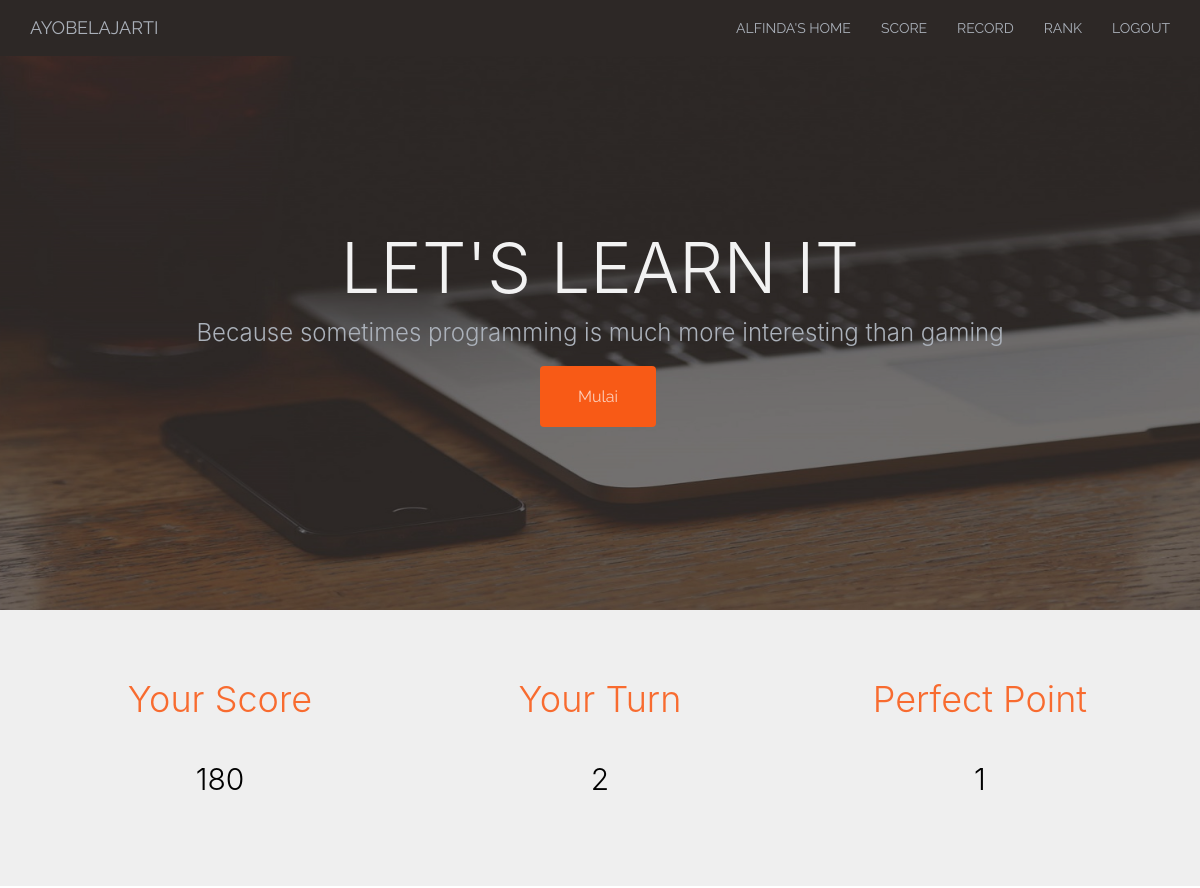
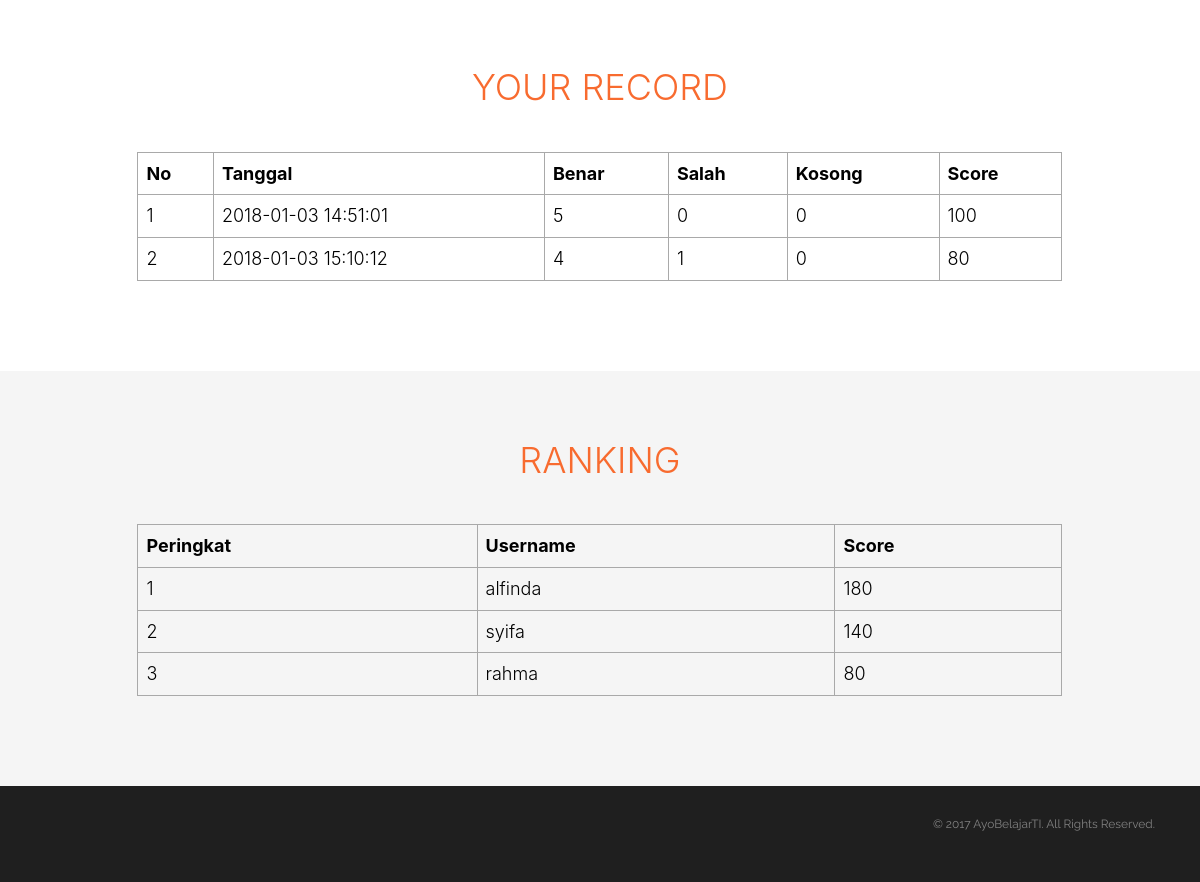
The page /page/member/member.php (signed in) on the database its author committed (2 pictures, top to bottom).
### tables this page shows
CREATE TABLE `user` (
  `idUser` int(11) NOT NULL,
  `username` varchar(30) NOT NULL,
  `password` char(40) DEFAULT NULL,
  `nama` varchar(50) DEFAULT NULL,
  `level` enum('0','1') DEFAULT '0',
  `score` int(11) NOT NULL,
  `win` int(11) NOT NULL
);

CREATE TABLE `record` (
  `idRecord` int(11) NOT NULL,
  `username` varchar(30) NOT NULL,
  `tanggal` varchar(30) NOT NULL,
  `benar` int(11) NOT NULL,
  `salah` int(11) NOT NULL,
  `kosong` int(11) NOT NULL,
  `score` int(11) NOT NULL
);

### page/member/member.php (the view, shortened to what this page needs)
<?php
include '../connection.php';
	if(isset($_SESSION['username'])){
		if($_SESSION['level']==0){
?>
<!DOCTYPE HTML>
<html>
	<head>
	<link rel="stylesheet" href="../../css/animate.css">
	<link rel="stylesheet" href="../../css/icomoon.css">
	<link rel="stylesheet" href="../../css/bootstrap.css">
	<link href="../../vendor/datatables/dataTables.bootstrap4.css" rel="stylesheet">
	<link href="../../css/responsive.bootstrap.min.css" rel="stylesheet" type="text/css" >
	<link href="../../vendor/font-awesome/css/font-awesome.min.css" rel="stylesheet" type="text/css">
	<link rel="stylesheet" href="../../css/style.css">
	</head>
	<body>
<div id="myNavbar" class="navbar navbar-custom navbar-fixed-top" role="navigation">
	<div class="container">
		<div class="navbar-header">
			<a href="#" class="navbar-brand">AYOBELAJARTI</a>
		</div>
		<div class="collapse navbar-collapse">
			<ul class="nav navbar-nav navbar-right">
				<li class="active" style="text-transform: uppercase;"><a href="#gtco-header"><?php echo $_SESSION['username']; ?>'s HOME</a></li>
				<li><a href="#score">SCORE</a></li>
				<li><a href="#record">RECORD</a></li>
				<li><a href="#rank">RANK</a></li>
				<li><a href="#exampleModal" data-toggle="modal">LOGOUT</a></li>
			</ul>
		</div>
	</div>
</div>
<header id="gtco-header" class="gtco-cover gtco-cover-lg" role="banner" style="background-image:url(../../images/header.jpg);">
	<div class="overlay"></div>
	<div class="gtco-container">
		<div class="row">
			<div class="col-md-12 col-md-offset-0 text-center">
				<div class="display-t">
					<div class="display-tc animate-box" data-animate-effect="fadeIn">
						<div class="jarak">
							<h1 style="color: #F2F2F2;">Let's Learn IT</h1>
							<h3 style="color: #ABB1BA;">Because sometimes programming is much more interesting than gaming</h3>
							<p><a href="mulai.php" class="btn btn-primary btn-lg">Mulai</a></p>
						</div>
					</div>
				</div>
			</div>
		</div>
	</div>
</header>
<div id="score" style="background-color: #efefef;">
	<div class="gtco-container">
		<div class="row" style="padding: 5em 0 5em 0;">
			<div class="col-md-4" align="center">
				<h1 style="color: #F86B2F">Your Score</h1><br>
				<h2>
				<?php
	              $query = mysqli_query($mysqli, "SELECT * FROM user where username = '$_SESSION[username]'");
	              while ($show = mysqli_fetch_array($query)){
	                echo $show['score'];
	              }
	            ?>
				</h2>
			</div>
			<div class="col-md-4" align="center">
				<h1 align="center" style="color: #F86B2F">Your Turn</h1><br>
				<h2 align="center">
				<?php
	              $query = mysqli_query($mysqli, "SELECT * FROM record where username = '$_SESSION[username]'");
	              $a=mysqli_num_rows($query);
	              echo $a;
	            ?>
				</h2>
			</div>
			<div class="col-md-4" align="center">
				<h1 style="color: #F86B2F">Perfect Point</h1><br>
				<h2>
				<?php
	              $query = mysqli_query($mysqli, "SELECT * FROM user where username = '$_SESSION[username]'");
	              while ($show = mysqli_fetch_array($query)){
	                echo $show['win'];
	              }
	            ?>
				</h2>
			</div>
		</div>
	</div>
</div>
<div id="record">
	<div class="gtco-container">
		<div class="table-responsive">
		<div class="col-md-10 col-md-offset-1" align="center" style="padding: 5em 0 5em 0;">
			<h1 align="center" style="color: #F86B2F">YOUR RECORD</h1><br>
			<h4>
			<table class="table table-bordered table-hover dt-responsive display nowrap" width="100%" cellspacing="0">
	          <thead>
	            <tr>
	              <th>No</th>
	              <th>Tanggal</th>
	              <th>Benar</th>
	              <th>Salah</th>
	              <th>Kosong</th>
	              <th>Score</th>
	            </tr>
	          </thead>
	          <tbody>
	            <tr>
	            <?php
	              $a = 1;
	              $query = mysqli_query($mysqli, "SELECT * FROM record where username='$_SESSION[username]'");
	              $batas = mysqli_num_rows($query);
	              while ($show = mysqli_fetch_array($query)){
	                if($a <= $batas){
	                  echo "<td>".$a."</td>";
	                  $a++;
	                }
	                echo "<td>".$show['tanggal']."</td>";
	                echo "<td>".$show['benar']."</td>";
	                echo "<td>".$show['salah']."</td>";
	                echo "<td>".$show['kosong']."</td>";
	                echo "<td>".$show['score']."</td>";
	                echo "</tr>";
	              }
	            ?>
	          </tbody>
	        </table>
	        </div>
		</div>
	</div>
</div>
<div id="rank" style="background-color: #f5f5f5;">
	<div class="gtco-container">
		<div class="table-responsive">
		<div class="col-md-10 col-md-offset-1" align="center" style="padding: 5em 0 5em 0;">
			<h1 align="center" style="color: #F86B2F">RANKING</h1><br>
			<h4>
			<table class="table table-bordered table-hover dt-responsive display nowrap" width="100%" cellspacing="0">
	          <thead>
	            <tr>
	              <th>Peringkat</th>
	              <th>Username</th>
	              <th>Score</th>
	            </tr>
	          </thead>
	          <tbody>
	            <tr>
	            <?php
	              $a = 1;
	              $query = mysqli_query($mysqli, "SELECT * FROM user where level = '0' order by score desc");
	              $batas = mysqli_num_rows($query);
	              while ($show = mysqli_fetch_array($query)){
	                if($a <= $batas){
	                  echo "<td>".$a."</td>";
	                  $a++;
	                }
	                echo "<td>".$show['username']."</td>";
	                echo "<td>".$show['score']."</td>";
	                echo "</tr>";
	              }
	            ?>
	          </tbody>
	        </table>
	        </div>
		</div>
	</div>
</div>
<footer id="gtco-footer" role="contentinfo" style="background-color: #1F1F1F;">
	<div class="gtco-container">
		<div class="row copyright">
			<div class="col-md-12">
				<p class="pull-right">
					<small class="block">&copy; 2017 AyoBelajarTI. All Rights Reserved.</small>
				</p>
			</div>
		</div>
	</div>
</footer>
<?php } else {
	header("Location: ../admin/admin.php");
} ?>
<?php } else {
?>
<script type="text/javascript">
	alert("Silahkan Login dulu");
</script>
<?php header("Location: ../../index.php"); } ?>
	</body>
</html>

### css/style.css (style rules this page uses)
body { font-family: "Raleway", Arial, sans-serif; font-weight: 400; font-size: 16px; line-height: 1.7; color: #828282; background: #fff; }
a { color: #F85A16; -webkit-transition: 0.5s; -o-transition: 0.5s; transition: 0.5s; }
p { margin-bottom: 20px; }
h1, h2, h3, h4, h5, h6, figure { color: #000; font-family: "Raleway", Arial, sans-serif; font-weight: 400; margin: 0 0 20px 0; }
.gtco-container { max-width: 1140px; position: relative; margin: 0 auto; padding-left: 15px; padding-right: 15px; }
#gtco-header, #gtco-counter, .gtco-bg { background-size: cover; background-position: top center; background-repeat: no-repeat; position: relative; }
.gtco-cover a { color: rgba(255, 255, 255, 0.7); border-bottom: 1px solid rgba(255, 255, 255, 0.2); }
.gtco-cover .overlay { z-index: 1; position: absolute; bottom: 0; top: 0; left: 0; right: 0; background: rgba(0, 0, 0, 0.4); }
.gtco-cover > .gtco-container { position: relative; z-index: 10; }
.gtco-cover .display-t, .gtco-cover .display-tc { height: 900px; display: table; width: 100%; }
#gtco-header .display-tc, #gtco-counter .display-tc, .gtco-cover .display-tc { display: table-cell !important; vertical-align: middle; }
#gtco-header .display-tc h1, #gtco-header .display-tc h2, #gtco-counter .display-tc h1, #gtco-counter .display-tc h2, .gtco-cover .display-tc h1, .gtco-cover .display-tc h2 { margin: 0; padding: 0; color: white; text-transform: uppercase; }
#gtco-header .display-tc h1, #gtco-counter .display-tc h1, .gtco-cover .display-tc h1 { margin-bottom: 0px; font-size: 70px; line-height: 1.5; }
#gtco-features, #gtco-features-2, #gtco-testimonial, #gtco-services, #gtco-subscribe, #gtco-footer, .gtco-section { padding: 7em 0; clear: both; }
#gtco-footer .copyright .block { display: block; }
.btn { margin-right: 4px; margin-bottom: 4px; font-family: "Raleway", Arial, sans-serif; font-size: 16px; font-weight: 400; -webkit-border-radius: 4px; -moz-border-radius: 4px; -ms-border-radius: 4px; border-radius: 4px; -webkit-transition: 0.5s; -o-transition: 0.5s; transition: 0.5s; padding: 8px 30px; }
.btn.btn-lg { padding: 18px 36px !important; }
.btn-primary { background: #F85A16; color: #fff; border: 2px solid #F85A16 !important; }
.js .animate-box { opacity: 0; }

### page/member/member.php (style rules this page uses)
.navbar-custom { background-color: #2D2826; }
a { color: #AAB0B9; }
.gtco-cover .display-t, .gtco-cover .display-tc { height: 610px; display: table; width: 100%; }
#gtco-features, #gtco-features-2, #gtco-testimonial, #gtco-services, #gtco-subscribe, #gtco-footer, .gtco-section { padding: 2em 0; clear: both; }
.jarak { padding-top: 4em; }
body { font-family: "Raleway", Arial, sans-serif; font-weight: 400; font-size: 14px; line-height: 1.7; color: #828282; background: #fff; }
h1, h2, h3, h4, h5, h6, figure { color: 212529; font-family: -apple-system,BlinkMacSystemFont,"Segoe UI",Roboto,"Helvetica Neue",Arial,sans-serif,"Apple Color Emoji","Segoe UI Emoji","Segoe UI Symbol"; font-weight: 350; margin: 0 0 20px 0; }
.table-bordered { border: 1px solid darkgrey; }
.table-bordered > thead > tr > th, .table-bordered > thead > tr > td, .table-bordered > tbody > tr > th, .table-bordered > tbody > tr > td, .table-bordered > tfoot > tr > th, .table-bordered > tfoot > tr > td { border: 1px solid darkgrey; }

### rows shown on the page
user: score "180", win "1", username "alfinda"
record: tanggal "2018-01-03 14:51:01", benar "5", salah "0", kosong "0", score "100"
record: tanggal "2018-01-03 15:10:12", benar "4", salah "1", kosong "0", score "80"
user: username "syifa", score "140"
user: username "rahma", score "80"

### other values the page prints
$_SESSION['username'] "ALFINDA"
$a "2"
